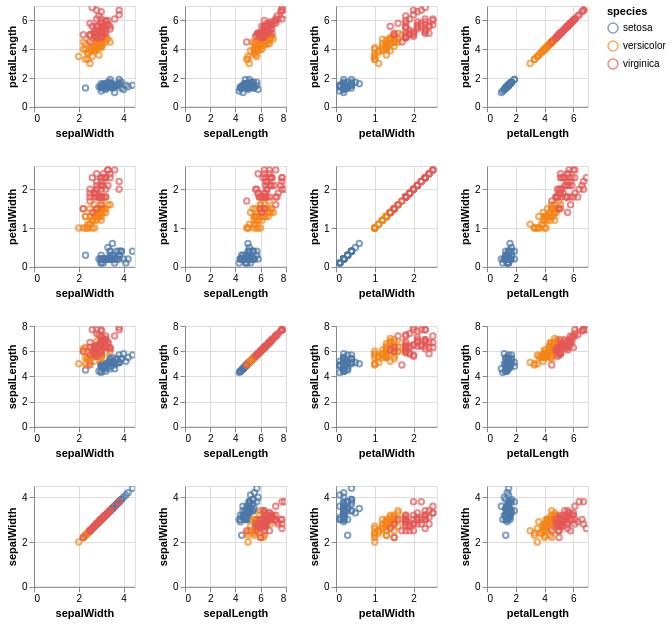

Write the Vega-Lite specification saved for this chart.
### Vega-Lite specification from a JSON file in a GitHub repository (floating-point values rounded to 4 significant figures; data arrays with more than 128 entries replaced by an {"elided": "..."} marker saying what was removed)
{"$schema": "https://vega.github.io/schema/vega-lite/v2.json", "repeat": {"row": ["petalLength", "petalWidth", "sepalLength", "sepalWidth"], "column": ["sepalWidth", "sepalLength", "petalWidth", "petalLength"]}, "spec": {"mark": "point", "selection": {"brush": {"type": "interval", "resolve": "union", "on": "[mousedown[event.shiftKey], window:mouseup] > window:mousemove!", "translate": "[mousedown[event.shiftKey], window:mouseup] > window:mousemove!", "zoom": "wheel![event.shiftKey]"}, "grid": {"type": "interval", "resolve": "global", "bind": "scales", "translate": "[mousedown[!event.shiftKey], window:mouseup] > window:mousemove!", "zoom": "wheel![!event.shiftKey]"}}, "encoding": {"x": {"field": {"repeat": "column"}, "type": "quantitative"}, "y": {"field": {"repeat": "row"}, "type": "quantitative"}, "color": {"condition": {"selection": "brush", "field": "species", "type": "nominal"}, "value": "grey"}}, "width": 100.8, "height": 100.8}, "data": {"values": {"elided": "150 records"}}}
